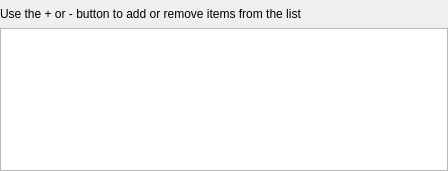
<?xml version="1.0" encoding="UTF-8"?>
<ui version="4.0">
 <class>CustomList</class>
 <widget class="QWidget" name="CustomList">
  <property name="enabled">
   <bool>true</bool>
  </property>
  <property name="geometry">
   <rect>
    <x>0</x>
    <y>0</y>
    <width>448</width>
    <height>171</height>
   </rect>
  </property>
  <property name="sizePolicy">
   <sizepolicy hsizetype="Expanding" vsizetype="Expanding">
    <horstretch>0</horstretch>
    <verstretch>0</verstretch>
   </sizepolicy>
  </property>
  <property name="minimumSize">
   <size>
    <width>0</width>
    <height>0</height>
   </size>
  </property>
  <layout class="QVBoxLayout" name="verticalLayout">
   <property name="spacing">
    <number>0</number>
   </property>
   <property name="leftMargin">
    <number>0</number>
   </property>
   <property name="topMargin">
    <number>0</number>
   </property>
   <property name="rightMargin">
    <number>0</number>
   </property>
   <property name="bottomMargin">
    <number>0</number>
   </property>
   <item>
    <widget class="QWidget" name="topBar" native="true">
     <property name="sizePolicy">
      <sizepolicy hsizetype="Preferred" vsizetype="Fixed">
       <horstretch>0</horstretch>
       <verstretch>0</verstretch>
      </sizepolicy>
     </property>
     <property name="minimumSize">
      <size>
       <width>0</width>
       <height>28</height>
      </size>
     </property>
     <property name="maximumSize">
      <size>
       <width>16777215</width>
       <height>28</height>
      </size>
     </property>
     <layout class="QHBoxLayout" name="horizontalLayout">
      <property name="spacing">
       <number>0</number>
      </property>
      <property name="leftMargin">
       <number>0</number>
      </property>
      <property name="topMargin">
       <number>0</number>
      </property>
      <property name="rightMargin">
       <number>0</number>
      </property>
      <property name="bottomMargin">
       <number>0</number>
      </property>
      <item>
       <widget class="QLabel" name="labelWidget">
        <property name="sizePolicy">
         <sizepolicy hsizetype="Preferred" vsizetype="Fixed">
          <horstretch>0</horstretch>
          <verstretch>0</verstretch>
         </sizepolicy>
        </property>
        <property name="maximumSize">
         <size>
          <width>16777215</width>
          <height>28</height>
         </size>
        </property>
        <property name="text">
         <string>Use the + or - button to add or remove items from the list</string>
        </property>
        <property name="alignment">
         <set>Qt::AlignLeading|Qt::AlignLeft|Qt::AlignVCenter</set>
        </property>
        <property name="indent">
         <number>0</number>
        </property>
       </widget>
      </item>
      <item>
       <widget class="QPushButton" name="plusButton">
        <property name="sizePolicy">
         <sizepolicy hsizetype="Fixed" vsizetype="Fixed">
          <horstretch>0</horstretch>
          <verstretch>0</verstretch>
         </sizepolicy>
        </property>
        <property name="maximumSize">
         <size>
          <width>28</width>
          <height>28</height>
         </size>
        </property>
        <property name="icon">
         <iconset resource="icons.qrc">
          <normaloff>:/icons/file-plus.svg</normaloff>:/icons/file-plus.svg</iconset>
        </property>
        <property name="iconSize">
         <size>
          <width>28</width>
          <height>28</height>
         </size>
        </property>
        <property name="flat">
         <bool>true</bool>
        </property>
       </widget>
      </item>
      <item>
       <spacer name="verticalSpacer">
        <property name="orientation">
         <enum>Qt::Vertical</enum>
        </property>
        <property name="sizeType">
         <enum>QSizePolicy::Fixed</enum>
        </property>
        <property name="sizeHint" stdset="0">
         <size>
          <width>5</width>
          <height>0</height>
         </size>
        </property>
       </spacer>
      </item>
      <item>
       <widget class="QPushButton" name="minusButton">
        <property name="sizePolicy">
         <sizepolicy hsizetype="Fixed" vsizetype="Fixed">
          <horstretch>0</horstretch>
          <verstretch>0</verstretch>
         </sizepolicy>
        </property>
        <property name="maximumSize">
         <size>
          <width>28</width>
          <height>28</height>
         </size>
        </property>
        <property name="font">
         <font>
          <pointsize>18</pointsize>
          <weight>75</weight>
          <bold>true</bold>
         </font>
        </property>
        <property name="icon">
         <iconset resource="icons.qrc">
          <normaloff>:/icons/file-minus.svg</normaloff>:/icons/file-minus.svg</iconset>
        </property>
        <property name="iconSize">
         <size>
          <width>28</width>
          <height>28</height>
         </size>
        </property>
        <property name="flat">
         <bool>true</bool>
        </property>
       </widget>
      </item>
     </layout>
    </widget>
   </item>
   <item>
    <widget class="QListWidget" name="listWidget">
     <property name="resizeMode">
      <enum>QListView::Adjust</enum>
     </property>
    </widget>
   </item>
  </layout>
 </widget>
 <resources>
  <include location="icons.qrc"/>
 </resources>
 <connections/>
</ui>
